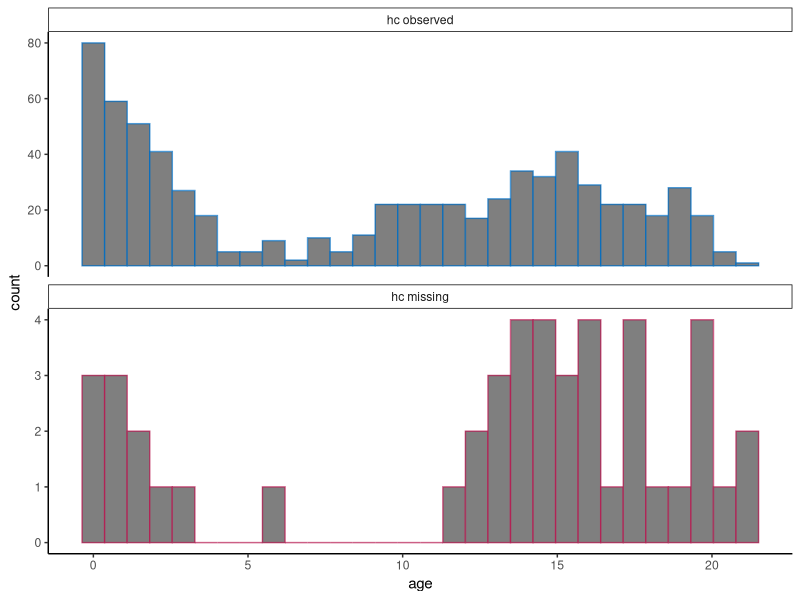
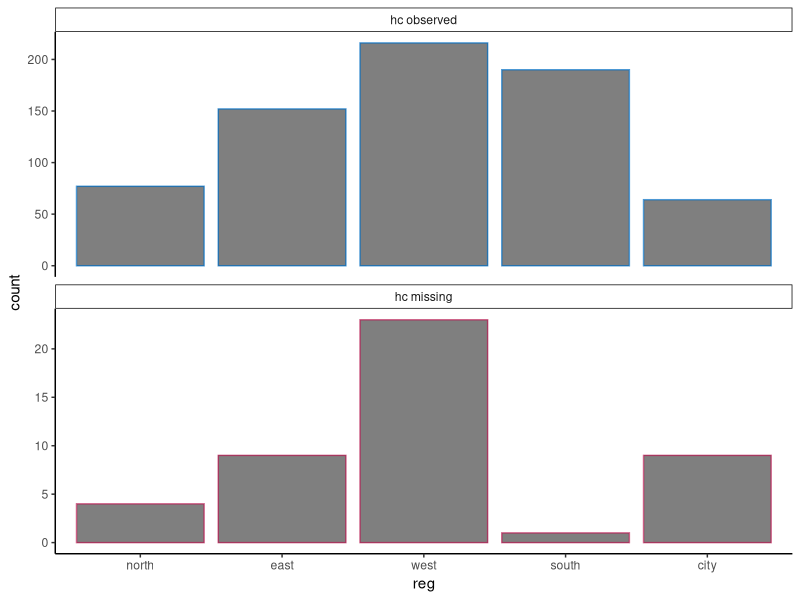
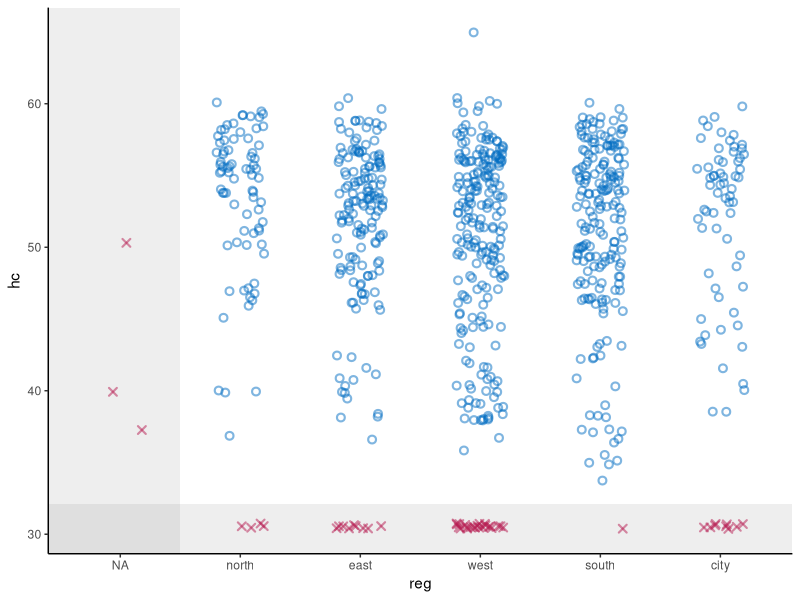
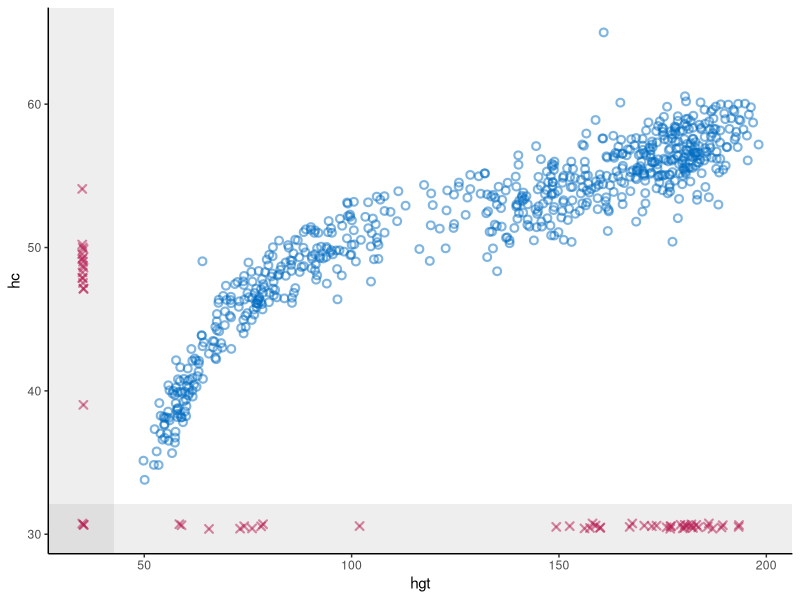
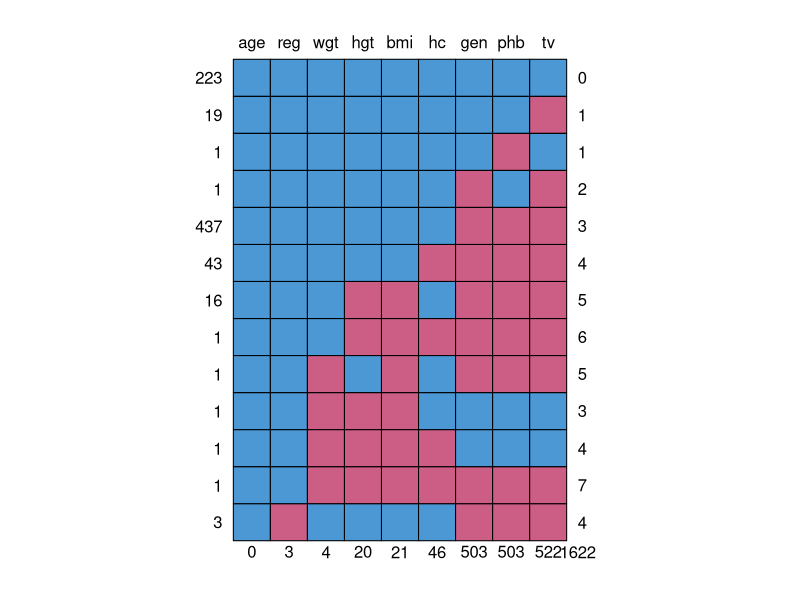
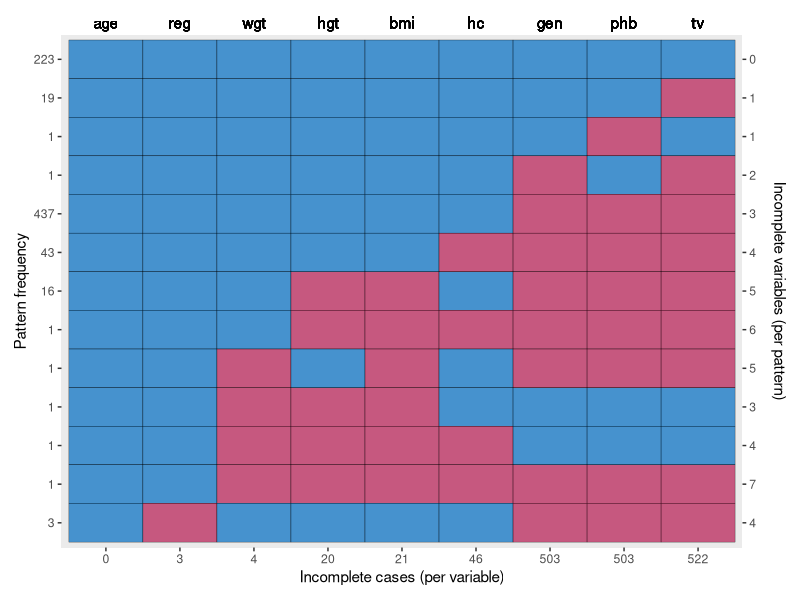
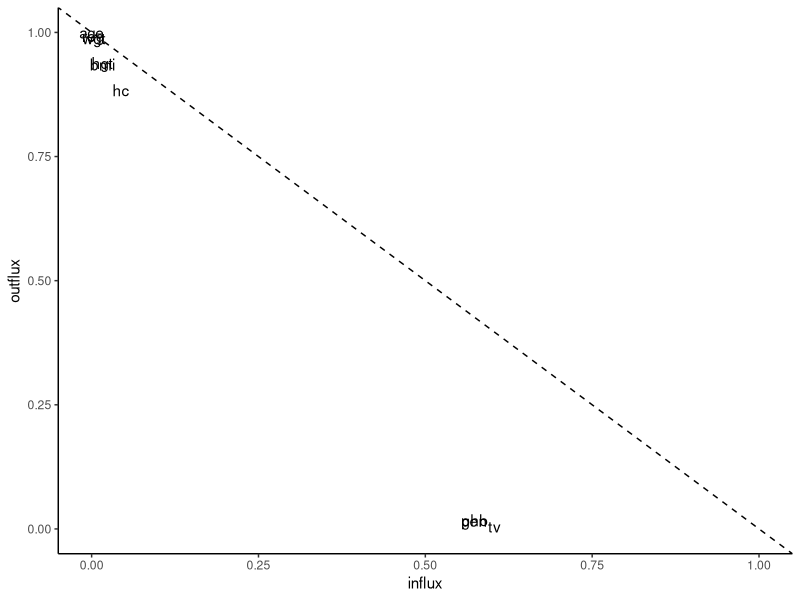

Source code (R) for these figures, in order: (Note: this script raises an error after producing the figures.)
## ---- chunk 1
knitr::opts_chunk$set(
  collapse = TRUE,
  comment = "#>",
  warning = FALSE, 
  message = FALSE,
  fig.width = 6, 
  fig.height = 6
)
## ---- chunk 2
# set-up environment
# library(shinymice)
library(tidyverse)
`%nin%` <- Negate(`%in%`)

# example dataset
dat <- mice::boys
# example mids object
imp <- mice::mice(dat, printFlag = FALSE)

# define mice theme
theme_mice <- function() {
  # change default settings (move this outside of the function to unnecessary avoid re-running?)
  ggplot2::update_geom_defaults("point", list(
    shape = 21,
    size = 1.9,
    stroke = 1.1,
    alpha = 0.5
  ))
  ggplot2::update_geom_defaults("boxplot", list(size = 1))
  ggplot2::update_geom_defaults("line", list(size = 1))
  # mice theme settings
  theme <- list(
    ggplot2::theme_classic(),
    ggplot2::theme(legend.position = "top"),
    ggplot2::scale_color_manual(
      values = c(
        "observed" = mice:::mdc(1),
        "missing" = mice:::mdc(2),
        "imputed" = mice:::mdc(2)
      )
    ),
    ggplot2::scale_fill_manual(
      values = c(
        "observed" = mice:::mdc(1),
        "missing" = mice:::mdc(2),
        "imputed" = mice:::mdc(2)
      )
    ),
    ggplot2::scale_size_manual(values = c(
      "observed" = 1,
      "imputed" = 0.5
    )),
    ggplot2::labs(
      color = NULL,
      fill = NULL,
      size = NULL
    )
  )
  # output
  return(theme)
}
## ---- chunk 3
# histogram/density plot faceted instead of dodged
plot_conditional <- function(dat, x, z) {
  # define graphing elements to add to plot
  if (is.numeric(dat[[x]])) {
    # for continuous variables
    geom <-
      ggplot2::geom_histogram()
  } else {
    # for categorical variables
    geom <-
      ggplot2::geom_bar()
  }
  # create facet labels
  facet_labs <- c(paste(z, "observed"), paste(z, "missing")) %>%
    setNames(c("observed", "missing"))
  
  # preprocess the data
  dat[!is.na(dat[[x]]), ] %>%
    dplyr::mutate(conditional = factor(
      is.na(.data[[z]]),
      levels = c(FALSE, TRUE),
      labels = c("observed", "missing")
    )) %>%
    # plot
    ggplot2::ggplot(ggplot2::aes(x = .data[[x]],
                                 color = conditional,
                                 fill = "white")) +
    geom +
    # split by conditional variable
    ggplot2::facet_wrap(
      ~ conditional,
      ncol = 1,
      scales = "free_y",
      labeller = ggplot2::labeller(conditional = facet_labs)
    ) +
    # style
    theme_mice() +
    theme(legend.position = "none",
          strip.background = element_rect(size = 0.5))
}

# test
plot_conditional(dat, x = "age", z = "hc")
plot_conditional(dat, x = "reg", z = "hc")
## ---- chunk 4
# scatterplot with NAs
plot_bivariate <- function(dat, x, y) {
  # define graphing elements to add to plot later
  # set NA value and scale for variable x
  if (is.numeric(dat[[x]])) {
    NA_x <-
      min(dat[[x]], na.rm = TRUE) - .1 * diff(range(dat[[x]], na.rm = TRUE))
    shade_x <-
      min(dat[[x]], na.rm = TRUE) - .05 * diff(range(dat[[x]], na.rm = TRUE))
    scale_x <- NULL
  } else {
    NA_x <- "NA"
    shade_x <- 1.5
    scale_x <-
      ggplot2::scale_x_discrete(limits = c("NA", levels(dat[[x]])))
  }
  
  # set NA value and scale for variable y
  if (is.numeric(dat[[y]])) {
    NA_y <-
      min(dat[[y]], na.rm = TRUE) - .1 * diff(range(dat[[y]], na.rm = TRUE))
    shade_y <-
      min(dat[[y]], na.rm = TRUE) - .05 * diff(range(dat[[y]], na.rm = TRUE))
    scale_y <- NULL
  } else {
    NA_y <- "NA"
    shade_y <- 1.5
    scale_y <-
      ggplot2::scale_y_discrete(limits = c("NA", levels(dat[[y]])))
  }
  
  # add geom for NAs in the x space
  if (any(is.na(dat[[x]]))) {
    geom_x <- ggplot2::geom_point(
      position = ggplot2::position_jitter(width = 0.2, height = 0.2),
      color = mice:::mdc(2),
      shape = 4,
      mapping = ggplot2::aes(x = NA_x, y = .data[[y]]),
      data = dat[is.na(dat[[x]]), ]
    )
  } else {
    geom_x <- NULL
  }
  
  # add geom for NAs in the y space
  if (any(is.na(dat[[y]]))) {
    geom_y <- ggplot2::geom_point(
      position = ggplot2::position_jitter(width = 0.2, height = 0.2),
      color = mice:::mdc(2),
      shape = 4,
      mapping = ggplot2::aes(x = .data[[x]], y = NA_y),
      data = dat[is.na(dat[[y]]), ]
    )
  } else{
    geom_y <- NULL
  }
  
  # add geom for NAs in the x-y space
  if (any(is.na(dat[[x]]) & is.na(dat[[y]]))) {
    geom_xy <- ggplot2::geom_point(
      position = ggplot2::position_jitter(width = 0.2, height = 0.2),
      color = mice:::mdc(2),
      shape = 4,
      mapping = ggplot2::aes(x = NA_x, y = NA_y),
      data = dat[is.na(dat[[x]]) & is.na(dat[[y]]), ]
    )
  } else{
    geom_xy <- NULL
  }
  
  # plot
  p <- dat %>% ggplot2::ggplot() +
    # plot observed datapoints in x-y space
    ggplot2::geom_point(
      ggplot2::aes(x = .data[[x]], y = .data[[y]]),
      position = ggplot2::position_jitter(width = 0.2, height = 0.2),
      color = mice::mdc(1)
    ) +
    # add area for NAs in the x space
    ggplot2::annotate(
      "rect",
      xmin = -Inf,
      xmax = shade_x,
      ymin = -Inf,
      ymax = Inf,
      alpha = 0.1
    ) +
    # add area for NAs in the y space
    ggplot2::annotate(
      "rect",
      xmin = -Inf,
      xmax = Inf,
      ymin = -Inf,
      ymax = shade_y,
      alpha = 0.1
    ) +
    # add NAs
    geom_x +
    geom_y +
    geom_xy +
    # style graph
    theme_mice() +
    scale_x +
    scale_y
  # output
  return(p)
}

# test
plot_bivariate(dat, x = "reg", y = "hc")
plot_bivariate(dat, x = "hgt", y = "hc") 
## ---- chunk 5
# make ggplot version of md pattern plot
plot_md_pattern <- function(dat) {
  # get md pattern and store additional info
  pat <- mice::md.pattern(dat)
  vrb <- colnames(pat)[-ncol(pat)]
  colnames(pat) <- c(vrb, "n_vrb_inc")
  n_pat_obs <- as.numeric(rownames(pat))[-nrow(pat)]
  n_vrb_inc <- as.numeric(pat[, ncol(pat)])[-nrow(pat)]
  n_val_mis <- as.numeric(pat[nrow(pat), ])[-ncol(pat)]
  
  # make the pattern tidy
  long_pat <- pat[-nrow(pat), ] %>%
    cbind(., n_pat_obs, pat_nr = 1:nrow(.)) %>%
    as.data.frame() %>%
    tidyr::pivot_longer(cols = all_of(vrb),
                        names_to = "vrb",
                        values_to = "obs") %>%
    cbind(., n_val_mis)
  
  # plot the md pattern
  p <- long_pat %>%
    ggplot2::ggplot() +
    ggplot2::geom_tile(ggplot2::aes(
      x = vrb,
      y = pat_nr,
      fill = as.factor(obs),
      group = n_vrb_inc
    ),
    color = "black") +
    # set axes
    ggplot2::scale_x_discrete(limits = vrb,
                              position = "bottom",
                              labels = as.character(n_val_mis)) +
    ggplot2::scale_y_reverse(
      breaks = 1:max(long_pat$pat_nr),
      labels = as.character(n_pat_obs),
      expand = c(0.01, 0.01),
      sec.axis = ggplot2::dup_axis(labels = as.character(n_vrb_inc),
                                   name = "Incomplete variables (per pattern)")
    ) +
    # add labels
    ggplot2::labs(x = "Incomplete cases (per variable)",
                  y = "Pattern frequency") +
    ggplot2::geom_text(aes(x = vrb, y = -Inf, label = vrb),
                       data = long_pat,
                       vjust = -0.5) +
    ggplot2::coord_cartesian(clip = "off") +
    # add styling
    ggplot2::theme(
      legend.position = "none",
      plot.margin = ggplot2::margin(t = 25, l = 10, b = 10, r = 10, unit = "pt"),
      axis.title.y.right = ggplot2::element_text(margin = ggplot2::margin(l = 10)),
      panel.grid = ggplot2::element_blank()
    ) +
    ggplot2::scale_fill_manual(values = c("1" = mice:::mdc(1), "0" = mice:::mdc(2)))
  
  return(p)
}

# test
plot_md_pattern(dat)
## ---- chunk 6
# plot in- and outflux of incomplete data
plot_flux <- function(dat) {
  flx <- mice::flux(dat)
  p <- flx %>% ggplot2::ggplot() +
    ggplot2::geom_text(ggplot2::aes(
      x = influx,
      y = outflux,
      label = rownames(flx)
    )) +
    geom_abline(intercept = 1,
                slope = -1,
                linetype = "dashed") +
    lims(x = c(0, 1), y = c(0, 1)) +
    theme_classic()
  return(p)
}
# test
plot_flux(dat)
## ---- chunk 7
# make chain means and variances tidy
preprocess_thetas <- function(imp) {
  d <- imp$chainMean %>%
    dplyr::na_if(., "NaN") %>%
    as.data.frame() %>%
    dplyr::mutate(var = row.names(.), theta = "Chain means") %>%
    rbind(
      .,
      imp$chainVar %>%
        sqrt() %>%
        as.data.frame(.) %>%
        dplyr::mutate(var = row.names(.), theta = "Chain standard deviations")
    ) %>%
    tidyr::pivot_longer(-c(var, theta)) %>%
    cbind(.it = as.integer(1:imp$iteration),
          .imp = as.factor(rep(1:imp$m, each = imp$iteration)))
  return(d)
}
# test
trace_dat <- preprocess_thetas(imp)

trace_one_variable <- function(d, x) {
  # plot one variable
  p <- d[d$var == x, ] %>%
    ggplot2::ggplot() +
    ggplot2::geom_line(ggplot2::aes(x = .it, y = value, color = .imp)) +
    ggplot2::facet_wrap(~ theta, scales = "free", ncol = 1) +
    ggplot2::theme_classic() +
    ggplot2::theme(strip.background = element_rect(size = 0.5)) +
    ggplot2::labs(x = "Iteration",
                  y = paste0(x),
                  color = "Imputation")
  # show message to user when variable is completely observed
  if (all(is.na(p$data$value))) {
    p <-
      p + ggplot2::geom_text(ggplot2::aes(
        x = median(as.numeric(d$.imp)),
        y = 0,
        label = "No \n imputations \n to show"
      ),
      color = "grey")
  }
  return(p)
}
#test
trace_one_variable(trace_dat, x = "hgt")
trace_one_variable(trace_dat, x = "age")
## ---- chunk 8
# extract imputations and initialize plot
plot_imps <- function(imp, x, y = NULL) {
  # parse inputs
  if (is.null(y)) {
    y <- x
  }
  # combine observed and imputed data
  xy_obs <- imp$data %>%
    cbind(datapoint = "observed",
          .imp = 0,
          .id = 1:nrow(.),
          .) %>%
    .[!is.na(imp$data[[x]]) &
        !is.na(imp$data[[y]]), ]
  xy_imps <- imp %>%
    mice::complete("long") %>%
    cbind(datapoint = "imputed", .) %>%
    .[.$.id %nin% xy_obs$.id,]
  xy_dat <- rbind(xy_obs, xy_imps) %>%
    dplyr::mutate(datapoint = factor(datapoint, levels = c("observed", "imputed")))
  # initialize plot
  p <- xy_dat %>%
    ggplot2::ggplot() +
    theme_mice()
  # output
  return(p)
}

# test with continuous variable
x = "hc"

# boxplot (doesn't work for categorical variables)
imp %>% plot_imps(x) +
  ggplot2::geom_boxplot(ggplot2::aes(
    x = as.factor(.imp),
    y = .data[[x]],
    color = datapoint
  ),
  width = 0.5) +
  ggplot2::xlab("Imputation (0 = observed data)")

# stripplot
imp %>% plot_imps(x) +
  ggplot2::geom_jitter(
    ggplot2::aes(
      x = as.factor(.imp),
      y = .data[[x]],
      color = datapoint
    ),
    height = 0.25,
    width = 0.25
  ) +
  ggplot2::xlab("Imputation (0 = observed data)")

# density plot
imp %>% plot_imps(x) +
  ggplot2::geom_density(ggplot2::aes(
    x = .data[[x]],
    color = datapoint,
    size = datapoint,
    group = .imp
  ))

# test with two continuous variables
y = "hgt"

# xyplot
imp %>% plot_imps(x, y) +
  ggplot2::geom_point(ggplot2::aes(
    x = .data[[x]],
    y = .data[[y]],
    group = .id,
    color = datapoint
  ))

# test with categorical variable
x = "phb"

# faceted barplot
imp %>% plot_imps(x) +
  ggplot2::geom_bar(
    ggplot2::aes(x = .data[[x]],
                 color = datapoint,
                 size = datapoint),
    width = 0.5,
    fill = "white"#,
    #position = ggplot2::position_dodge(preserve = "single")
  ) +
  ggplot2::facet_wrap(~ .imp, scales = "free_y", ncol = 2)

## ---- chunk 9
# plot the predictor matrix for the imputation model, make interactive later!
plot_pred_matrix <- function(dat) {
  # parse input
  if (mice::is.mids(dat)) {
    imp <- dat
  } else {
    imp <- mice::mice(dat, maxit = 0)
  }
  # get the predictor matrix and add the rownames as variable
  pred <- imp$predictorMatrix %>%
    as.data.frame() %>%
    cbind(vrb_to_imp = rownames(.), .)
  # make the data tidy to plot
  long_pred <-
    pivot_longer(
      pred,
      cols = names(pred)[-1],
      names_to = "vrb_as_pred",
      names_transform = list(vrb_as_pred = as.factor)
    )
  # plot the predictor matrix
  p <- long_pred %>%
    ggplot2::ggplot() +
    ggplot2::geom_tile(ggplot2::aes(
      x = vrb_as_pred,
      y = vrb_to_imp,
      fill = as.factor(value)
    ),
    color = "black") +
    ggplot2::theme(legend.position = "none",
                   panel.grid = ggplot2::element_blank()) +
    ggplot2::scale_y_discrete(limits = rev(names(imp$data))) +
    ggplot2::scale_x_discrete(limits = names(imp$data), position = "top") +
    ggplot2::scale_fill_manual(values = c("1" = mice:::mdc(1), "0" = mice:::mdc(2))) +
    ggplot2::labs(x = "Predictor", y = "Variable to impute", title = "Predictor matrix")
  
  return(p)
}

# test
plot_pred_matrix(imp)
new_pred <- imp$predictorMatrix
new_pred["bmi", c("hgt", "wgt")] <- 0
imp2 <- mice::mice(dat, predictorMatrix = new_pred, maxit = 0)
plot_pred_matrix(imp2)
